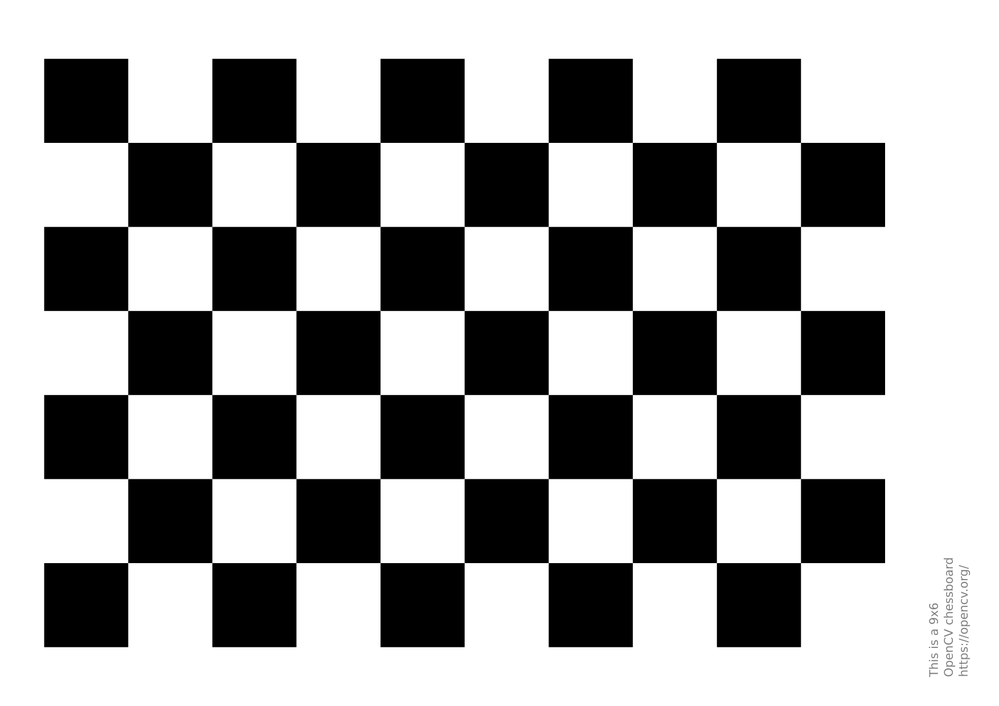
//> input picture Calibration/pattern.png, 999 x 706 px, shrunk from 1754 x 1240 before the run
$ ./calib-select ../../Calibration/pattern.png   (built with g++ and OpenCV 4)
//> lines starting //> are read from the running program, lines starting //| are printed output that depends on the picture
#include <opencv2/opencv.hpp>
#include <opencv2/calib3d.hpp>
#include <iostream>
#include <vector>
#include <string>
#include <filesystem>
#include <algorithm>
#include <cmath>
#include <cstring>
#include <numeric>

namespace fs = std::filesystem;

// ─── Per-image analysis result ───────────────────────────────────────────────

struct ImageMetrics {
    std::string path;
    bool        boardFound    = false;
    double      sharpness     = 0.0;   // Laplacian variance
    double      areaFraction  = 0.0;   // board hull area / image area
    cv::Point2f boardCenter   = {0,0}; // normalised [0,1]×[0,1]
    cv::Vec3d   rvec          = {};    // from solvePnP
    double      pitchDeg      = 0.0;
    double      yawDeg        = 0.0;
    double      cornerSpread  = 0.0;   // fraction of image diagonal covered
    int         gridRow       = 0;     // 5×5 grid cell
    int         gridCol       = 0;
    int         orientBucket  = 0;     // orientation category
    cv::Size    imageSize     = {};    // original image dimensions
    std::vector<cv::Point2f> corners;
    std::vector<cv::Point3f> objPoints;
};

// ─── Helpers ─────────────────────────────────────────────────────────────────

static const char* IMAGE_EXTS[] = {
    ".png", ".jpg", ".jpeg", ".bmp", ".tiff", ".tif", nullptr
};

static bool isImageFile(const fs::path& p) {
    std::string ext = p.extension().string();
    std::transform(ext.begin(), ext.end(), ext.begin(), ::tolower);
    for (int i = 0; IMAGE_EXTS[i]; i++)
        if (ext == IMAGE_EXTS[i]) return true;
    return false;
}

static bool isUsableFile(const fs::directory_entry& e) {
    if (e.is_regular_file()) return true;
    return e.is_symlink() && fs::is_regular_file(e.path());
}

static std::vector<std::string> findImages(const std::vector<std::string>& paths, bool recursive) {
    std::vector<std::string> out;
    for (auto& p : paths) {
        fs::path fp(p);
        if (fs::is_directory(fp)) {
            if (recursive) {
                for (auto& e : fs::recursive_directory_iterator(fp))
                    if (isUsableFile(e) && isImageFile(e.path()))
                        out.push_back(e.path().string());
            } else {
                for (auto& e : fs::directory_iterator(fp))
                    if (isUsableFile(e) && isImageFile(e.path()))
                        out.push_back(e.path().string());
            }
        } else if (fs::exists(fp) || fs::is_symlink(fp)) {
            // Direct file argument — check it's an image
            fs::directory_entry e(fp);
            if (isUsableFile(e) && isImageFile(fp))
                out.push_back(fp.string());
            else
                fprintf(stderr, "Warning: skipping '%s' (not a supported image file)\n", p.c_str());
        } else {
            fprintf(stderr, "Warning: '%s' does not exist, skipping\n", p.c_str());
        }
    }
    std::sort(out.begin(), out.end());
    // Deduplicate (in case a file is matched by both a glob and a directory arg)
    out.erase(std::unique(out.begin(), out.end()), out.end());
    return out;
}

// Laplacian variance – standard sharpness metric
static double computeSharpness(const cv::Mat& gray, const std::vector<cv::Point2f>& corners) {
    // Compute sharpness in the region around the detected board for relevance
    cv::Rect roi = cv::boundingRect(corners);
    // Expand ROI by 20% but clamp to image bounds
    int padX = roi.width  / 5;
    int padY = roi.height / 5;
    roi.x = std::max(0, roi.x - padX);
    roi.y = std::max(0, roi.y - padY);
    roi.width  = std::min(gray.cols - roi.x, roi.width  + 2 * padX);
    roi.height = std::min(gray.rows - roi.y, roi.height + 2 * padY);

    cv::Mat region = gray(roi);
    cv::Mat lap;
    cv::Laplacian(region, lap, CV_64F);
    cv::Scalar mu, sigma;
    cv::meanStdDev(lap, mu, sigma);
    return sigma[0] * sigma[0]; // variance
}

// Orientation bucket from pitch/yaw angles
static int orientationBucket(double pitchDeg, double yawDeg) {
    double ap = std::abs(pitchDeg);
    double ay = std::abs(yawDeg);
    // Near-frontal
    if (ap < 15.0 && ay < 15.0) return 0;
    // Primarily tilted up/down
    if (ap > ay && ap >= 15.0) return (pitchDeg > 0) ? 1 : 2;
    // Primarily tilted left/right
    if (ay >= 15.0) return (yawDeg > 0) ? 3 : 4;
    return 0;
}

static const char* orientLabel(int bucket) {
    switch (bucket) {
        case 0: return "frontal";
        case 1: return "tilt-up";
        case 2: return "tilt-dn";
        case 3: return "tilt-R";
        case 4: return "tilt-L";
        default: return "?";
    }
}

static std::string positionLabel(int row, int col) {
    const char* vLabels[] = { "top", "upper", "mid", "lower", "bot" };
    const char* hLabels[] = { "L", "cL", "C", "cR", "R" };
    return std::string(vLabels[row]) + "-" + hLabels[col];
}

// ─── Analyse a single image ─────────────────────────────────────────────────

static ImageMetrics analyzeImage(const std::string& path, cv::Size boardSize,
                                 float squareSize) {
    ImageMetrics m;
    m.path = path;

    cv::Mat img = cv::imread(path, cv::IMREAD_GRAYSCALE);
    if (img.empty()) return m;

    m.imageSize = img.size();

    // Detect checkerboard
    bool found = cv::findChessboardCorners(img, boardSize, m.corners,
                    cv::CALIB_CB_ADAPTIVE_THRESH | cv::CALIB_CB_NORMALIZE_IMAGE |
                    cv::CALIB_CB_FAST_CHECK);
    if (!found || (int)m.corners.size() != boardSize.width * boardSize.height)
        return m;

    // Sub-pixel refinement
    cv::cornerSubPix(img, m.corners, cv::Size(11, 11), cv::Size(-1, -1),
        cv::TermCriteria(cv::TermCriteria::EPS + cv::TermCriteria::MAX_ITER, 30, 0.01));

    m.boardFound = true;

    // Build object points
    for (int i = 0; i < boardSize.height; i++)
        for (int j = 0; j < boardSize.width; j++)
            m.objPoints.push_back(cv::Point3f(j * squareSize, i * squareSize, 0.0f));

    // Sharpness
    m.sharpness = computeSharpness(img, m.corners);

    // Board area fraction via convex hull
    std::vector<cv::Point2f> hull;
    cv::convexHull(m.corners, hull);
    double hullArea = cv::contourArea(hull);
    double imgArea  = (double)img.cols * img.rows;
    m.areaFraction = hullArea / imgArea;

    // Board center (normalised)
    cv::Point2f sum(0, 0);
    for (auto& c : m.corners) { sum.x += c.x; sum.y += c.y; }
    m.boardCenter.x = (sum.x / m.corners.size()) / img.cols;
    m.boardCenter.y = (sum.y / m.corners.size()) / img.rows;

    // Corner spread – fraction of image diagonal covered by board diagonal
    cv::Rect br = cv::boundingRect(m.corners);
    double boardDiag = std::sqrt((double)br.width * br.width + (double)br.height * br.height);
    double imgDiag   = std::sqrt((double)img.cols * img.cols + (double)img.rows * img.rows);
    m.cornerSpread = boardDiag / imgDiag;

    // Grid cell (5×5)
    m.gridRow = std::clamp((int)(m.boardCenter.y * 5), 0, 4);
    m.gridCol = std::clamp((int)(m.boardCenter.x * 5), 0, 4);

    // Orientation via solvePnP
    cv::Mat cameraMatrix = (cv::Mat_<double>(3,3) <<
        img.cols, 0, img.cols / 2.0,
        0, img.cols, img.rows / 2.0,   // rough focal length ≈ image width
        0, 0, 1);
    cv::Mat distCoeffs = cv::Mat::zeros(5, 1, CV_64F);
    cv::Mat rvec, tvec;
    cv::solvePnP(m.objPoints, m.corners, cameraMatrix, distCoeffs, rvec, tvec);

    m.rvec[0] = rvec.at<double>(0);
    m.rvec[1] = rvec.at<double>(1);
    m.rvec[2] = rvec.at<double>(2);

    // Convert rotation vector to Euler-ish angles (pitch = X rotation, yaw = Y rotation)
    cv::Mat R;
    cv::Rodrigues(rvec, R);
    m.pitchDeg = std::atan2(R.at<double>(2,1), R.at<double>(2,2)) * 180.0 / M_PI;
    m.yawDeg   = std::atan2(-R.at<double>(2,0),
                    std::sqrt(R.at<double>(2,1)*R.at<double>(2,1) +
                              R.at<double>(2,2)*R.at<double>(2,2))) * 180.0 / M_PI;

    m.orientBucket = orientationBucket(m.pitchDeg, m.yawDeg);

    return m;
}

// ─── Weighted spatial grid ──────────────────────────────────────────────────

static int cellWeight(int row, int col) {
    // Periphery-weighted 5×5 grid:
    //   3 3 3 3 3
    //   3 2 2 2 3
    //   3 2 1 2 3
    //   3 2 2 2 3
    //   3 3 3 3 3
    bool edge = (row == 0 || row == 4 || col == 0 || col == 4);
    bool inner = (row >= 1 && row <= 3 && col >= 1 && col <= 3);
    bool center = (row == 2 && col == 2);
    if (center) return 1;
    if (edge)   return 3;
    if (inner)  return 2;
    return 2;
}

// ─── Compute per-image reprojection errors after calibration ────────────────

static std::vector<double> perImageReprojError(
        const std::vector<std::vector<cv::Point3f>>& objPts,
        const std::vector<std::vector<cv::Point2f>>& imgPts,
        const cv::Mat& camMat, const cv::Mat& distC,
        const std::vector<cv::Mat>& rvecs, const std::vector<cv::Mat>& tvecs) {
    std::vector<double> errors(objPts.size());
    for (size_t i = 0; i < objPts.size(); i++) {
        std::vector<cv::Point2f> projected;
        cv::projectPoints(objPts[i], rvecs[i], tvecs[i], camMat, distC, projected);
        double err = 0;
        for (size_t j = 0; j < projected.size(); j++) {
            double dx = projected[j].x - imgPts[i][j].x;
            double dy = projected[j].y - imgPts[i][j].y;
            err += dx*dx + dy*dy;
        }
        errors[i] = std::sqrt(err / projected.size());
    }
    return errors;
}

// ─── Greedy diversity-maximising selection + calibration validation ──────────

static std::vector<size_t> selectOptimal(std::vector<ImageMetrics>& candidates,
                                         int targetCount, cv::Size imageSize) {
    if (candidates.empty()) return {};

    // Normalise sharpness and area to [0,1]
    double maxSharp = 0;
    double maxArea  = 0;
    for (auto& c : candidates) {
        maxSharp = std::max(maxSharp, c.sharpness);
        maxArea  = std::max(maxArea, c.areaFraction);
    }
    if (maxSharp < 1e-9) maxSharp = 1.0;
    if (maxArea  < 1e-9) maxArea  = 1.0;

    // Track how many selected images are in each grid cell and orient bucket
    int cellCount[5][5] = {};
    int orientCount[5]  = {};

    std::vector<bool> used(candidates.size(), false);
    std::vector<size_t> selected;

    // Composite candidate score: area(4) + spatial(3) + orientation(2) + sharpness(1)
    auto scoreCandidate = [&](size_t i) -> double {
        auto& c = candidates[i];
        int r = c.gridRow, cl = c.gridCol;
        double spatialScore = (double)cellWeight(r, cl) / (1.0 + cellCount[r][cl]);
        double orientScore  = 1.0 / (1.0 + orientCount[c.orientBucket]);
        double sharpNorm    = c.sharpness / maxSharp;
        double areaNorm     = std::sqrt(c.areaFraction / maxArea);
        return areaNorm * 4.0 + spatialScore * 3.0 + orientScore * 2.0 + sharpNorm * 1.0;
    };

    while ((int)selected.size() < targetCount) {
        double bestScore = -1;
        int    bestIdx   = -1;

        for (size_t i = 0; i < candidates.size(); i++) {
            if (used[i]) continue;
            double score = scoreCandidate(i);
            if (score > bestScore) {
                bestScore = score;
                bestIdx   = (int)i;
            }
        }

        if (bestIdx < 0) break;

        used[bestIdx] = true;
        selected.push_back(bestIdx);
        auto& c = candidates[bestIdx];
        cellCount[c.gridRow][c.gridCol]++;
        orientCount[c.orientBucket]++;
    }

    // ── Calibration validation: drop high-reprojection-error outliers ────
    // Remove images whose reprojection error exceeds a relative threshold
    // (2× median, floored at 0.5 px to avoid over-pruning).
    const int MAX_VALIDATION_ROUNDS = (int)candidates.size();
    for (int round = 0; round < MAX_VALIDATION_ROUNDS && selected.size() >= 4; round++) {
        // Build calibration inputs from selected set
        std::vector<std::vector<cv::Point3f>> objPts;
        std::vector<std::vector<cv::Point2f>> imgPts;
        for (auto idx : selected) {
            objPts.push_back(candidates[idx].objPoints);
            imgPts.push_back(candidates[idx].corners);
        }

        cv::Mat camMat, distC;
        std::vector<cv::Mat> rvecs, tvecs;
        cv::calibrateCamera(objPts, imgPts, imageSize, camMat, distC, rvecs, tvecs);

        auto errors = perImageReprojError(objPts, imgPts, camMat, distC, rvecs, tvecs);

        // Compute median error
        std::vector<double> sorted_err = errors;
        std::sort(sorted_err.begin(), sorted_err.end());
        double medianErr = sorted_err[sorted_err.size() / 2];

        // Find worst outlier exceeding relative threshold
        double threshold = std::max(2.0 * medianErr, 0.5);
        double worstErr = 0;
        int worstPos = -1;
        for (size_t i = 0; i < errors.size(); i++) {
            if (errors[i] > threshold && errors[i] > worstErr) {
                worstErr = errors[i];
                worstPos = (int)i;
            }
        }

        if (worstPos < 0) break; // No outliers, done

        // Remove outlier and try to replace with next best candidate
        size_t removedIdx = selected[worstPos];
        selected.erase(selected.begin() + worstPos);
        fprintf(stderr, "  Validation round %d: removed %s (reproj error %.2f px, median %.2f px)\n",
                round + 1, candidates[removedIdx].path.c_str(), worstErr, medianErr);

        // Update counts for removed image
        cellCount[candidates[removedIdx].gridRow][candidates[removedIdx].gridCol]--;
        orientCount[candidates[removedIdx].orientBucket]--;

        // Try to find a replacement
        double bestScore = -1;
        int bestReplace = -1;
        for (size_t i = 0; i < candidates.size(); i++) {
            if (used[i]) continue;
            double score = scoreCandidate(i);
            if (score > bestScore) {
                bestScore = score;
                bestReplace = (int)i;
            }
        }

        if (bestReplace >= 0) {
            used[bestReplace] = true;
            selected.push_back(bestReplace);
            cellCount[candidates[bestReplace].gridRow][candidates[bestReplace].gridCol]++;
            orientCount[candidates[bestReplace].orientBucket]++;
        }
    }

    return selected;
}

// ─── Output ─────────────────────────────────────────────────────────────────

static void printResults(const std::vector<ImageMetrics>& candidates,
                         const std::vector<size_t>& selected,
                         cv::Size imageSize,
                         int totalScanned, int totalDetected, int totalFiltered,
                         bool pipeMode, bool verbose) {
    if (pipeMode) {
        for (auto idx : selected)
            printf("%s\n", candidates[idx].path.c_str());
        return;
    }

    printf("Scanned %d images, %d with valid checkerboard detection\n",
           totalScanned, totalDetected);
    printf("After quality filtering: %d candidates\n", totalFiltered);

    if (selected.empty()) {
        printf("No images selected.\n");
        return;
    }

    // Run final calibration on selected set for RMS
    std::vector<std::vector<cv::Point3f>> objPts;
    std::vector<std::vector<cv::Point2f>> imgPts;
    for (auto idx : selected) {
        objPts.push_back(candidates[idx].objPoints);
        imgPts.push_back(candidates[idx].corners);
    }
    cv::Mat camMat, distC;
    std::vector<cv::Mat> rvecs, tvecs;
    double rms = cv::calibrateCamera(objPts, imgPts, imageSize, camMat, distC, rvecs, tvecs);
    auto errors = perImageReprojError(objPts, imgPts, camMat, distC, rvecs, tvecs);

    printf("Selected %d images for optimal calibration:\n\n", (int)selected.size());
    printf("  # | %-40s | Sharp | Area%%  | %-10s | %-8s | ReProj\n",
           "File", "Position", "Tilt");
    printf("----+%-42s+-------+--------+%-12s+%-10s+-------\n",
           "------------------------------------------",
           "------------", "----------");

    for (size_t i = 0; i < selected.size(); i++) {
        auto& m = candidates[selected[i]];
        printf(" %2d | %-40s | %5.0f | %5.1f%% | %-10s | %-8s | %.2f\n",
               (int)(i + 1),
               m.path.c_str(),
               m.sharpness,
               m.areaFraction * 100.0,
               positionLabel(m.gridRow, m.gridCol).c_str(),
               orientLabel(m.orientBucket),
               errors[i]);
    }

    printf("\nValidation calibration RMS: %.4f px\n\n", rms);

    // Print ready-to-run command
    printf("To calibrate, run:\n  sensor-calib");
    for (auto idx : selected)
        printf(" %s", candidates[idx].path.c_str());
    printf("\n");

    // Verbose: show all candidates
    if (verbose) {
        printf("\n--- All analysed images ---\n\n");
        printf("  # | %-40s | Board | Sharp | Area%%  | %-10s | %-8s\n",
               "File", "Position", "Tilt");
        printf("----+%-42s+-------+-------+--------+%-12s+%-10s\n",
               "------------------------------------------",
               "------------", "----------");
        for (size_t i = 0; i < candidates.size(); i++) {
            auto& m = candidates[i];
            if (!m.boardFound) {
                printf(" %3d | %-40s | NO    |       |        |            |\n",
                       (int)(i + 1), m.path.c_str());
            } else {
                printf(" %3d | %-40s | YES   | %5.0f | %5.1f%% | %-10s | %-8s\n",
                       (int)(i + 1), m.path.c_str(),
                       m.sharpness,
                       m.areaFraction * 100.0,
                       positionLabel(m.gridRow, m.gridCol).c_str(),
                       orientLabel(m.orientBucket));
            }
        }
    }
}

// ─── Usage ──────────────────────────────────────────────────────────────────

// [24 lines left out: function printUsage, not called in this run]

// ─── Main ───────────────────────────────────────────────────────────────────

int main(int argc, char** argv) {
    bool recursive = false;
    bool pipeMode  = false;
    bool verbose   = false;
    int  targetCount = 15;
    cv::Size boardSize(9, 6);
    float squareSize = 30.0f;
    std::vector<std::string> paths;

    // Parse arguments
    for (int i = 1; i < argc; i++) {
        std::string arg = argv[i];
        if (arg == "-h" || arg == "--help") {
            printUsage(argv[0]);
            return 0;
        } else if (arg == "-r" || arg == "--recursive") {
            recursive = true;
        } else if (arg == "-p" || arg == "--pipe") {
            pipeMode = true;
        } else if (arg == "-v" || arg == "--verbose") {
            verbose = true;
        } else if (arg == "-n" || arg == "--count") {
            if (++i >= argc) { fprintf(stderr, "Error: -n requires a value\n"); return 1; }
            targetCount = std::atoi(argv[i]);
            if (targetCount < 1) { fprintf(stderr, "Error: count must be >= 1\n"); return 1; }
        } else if (arg == "-b" || arg == "--board") {
            if (++i >= argc) { fprintf(stderr, "Error: -b requires a value (e.g. 9x6)\n"); return 1; }
            int w, h;
            if (sscanf(argv[i], "%dx%d", &w, &h) != 2 || w < 2 || h < 2) {
                fprintf(stderr, "Error: invalid board size '%s' (expected WxH, e.g. 9x6)\n", argv[i]);
                return 1;
            }
            boardSize = cv::Size(w, h);
        } else if (arg == "-s" || arg == "--square-size") {
            if (++i >= argc) { fprintf(stderr, "Error: -s requires a value\n"); return 1; }
            squareSize = std::atof(argv[i]);
            if (squareSize <= 0.0f) { fprintf(stderr, "Error: square size must be > 0\n"); return 1; }
        } else if (arg[0] == '-') {
            fprintf(stderr, "Error: unknown option '%s'\n", arg.c_str());
            printUsage(argv[0]);
            return 1;
        } else {
            paths.push_back(arg);
        }
    }

    if (paths.empty()) {
        fprintf(stderr, "Error: no files or directories specified\n\n");
        printUsage(argv[0]);
        return 1;
    }

    // ── Step 1: Find images ──────────────────────────────────────────────
    auto imageFiles = findImages(paths, recursive);
    int totalScanned = (int)imageFiles.size();

    if (totalScanned == 0) {
        fprintf(stderr, "No image files found in the specified paths\n");
        return 1;
    }
    fprintf(stderr, "Found %d image files, analysing...\n", totalScanned);

    // ── Step 2: Analyse each image ───────────────────────────────────────
    std::vector<ImageMetrics> allMetrics;
    allMetrics.reserve(totalScanned);
    cv::Size imageSize;

    for (int i = 0; i < totalScanned; i++) {
        fprintf(stderr, "  [%d/%d] %s", i + 1, totalScanned, imageFiles[i].c_str());

        ImageMetrics m = analyzeImage(imageFiles[i], boardSize, squareSize);
//> in analyzeImage, img is the input picture: 706 rows x 999 cols, CV_8UC1; min 0, max 255, mean 165.4
//> in analyzeImage, `bool found = cv::findChessboardCorners(img, boardSize, m.corners, cv::..`: m.corners = 54 Points (x, y), first 12: [127.7, 142.4], [211.8, 142.4], [295.9, 142.4], [380, 142.4], [464.2, 142.4], [548.3, 142.4], [632.4, 142.4], [716.4, 142.4], [800.5, 142.4], [127.7, 226.4], [211.8, 226.5], [295.9, 226.5]; found = true
//> in analyzeImage, `cv::cornerSubPix(img, m.corners, cv::Size(11, 11), cv::Size(-1, -1), c..`: m.corners = 54 Points (x, y), first 12: [127.7, 142.4], [211.8, 142.4], [295.9, 142.4], [380.1, 142.4], [464.2, 142.4], [548.3, 142.4], [632.4, 142.4], [716.4, 142.4], [800.5, 142.4], [127.7, 226.4], [211.8, 226.4], [295.9, 226.4]
//> in computeSharpness, `cv::Rect roi = cv::boundingRect(corners);`: roi = Rect(127, 142, 674, 421)
//> in computeSharpness, `int padX = roi.width  / 5;`: padX = 134
//> in computeSharpness, `int padY = roi.height / 5;`: padY = 84
//> in computeSharpness, `roi.x = std::max(0, roi.x - padX);`: roi = Rect(0, 142, 674, 421)
//> in computeSharpness, `roi.y = std::max(0, roi.y - padY);`: roi = Rect(0, 58, 674, 421)
//> in computeSharpness, `roi.width  = std::min(gray.cols - roi.x, roi.width  + 2 * padX);`: roi = Rect(0, 58, 942, 421)
//> in computeSharpness, `roi.height = std::min(gray.rows - roi.y, roi.height + 2 * padY);`: roi = Rect(0, 58, 942, 589)
//> in computeSharpness, `cv::Mat region = gray(roi);`:
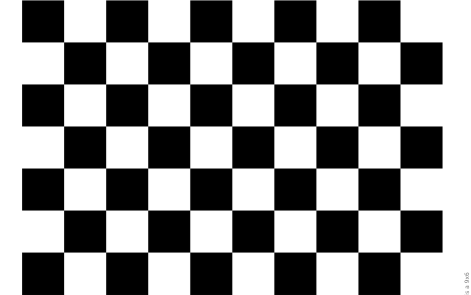
//> region: 589 rows x 942 cols, CV_8UC1 (shown at 1/2 size); min 0, max 255, mean 141.3
//> in computeSharpness, `cv::Laplacian(region, lap, CV_64F);`:
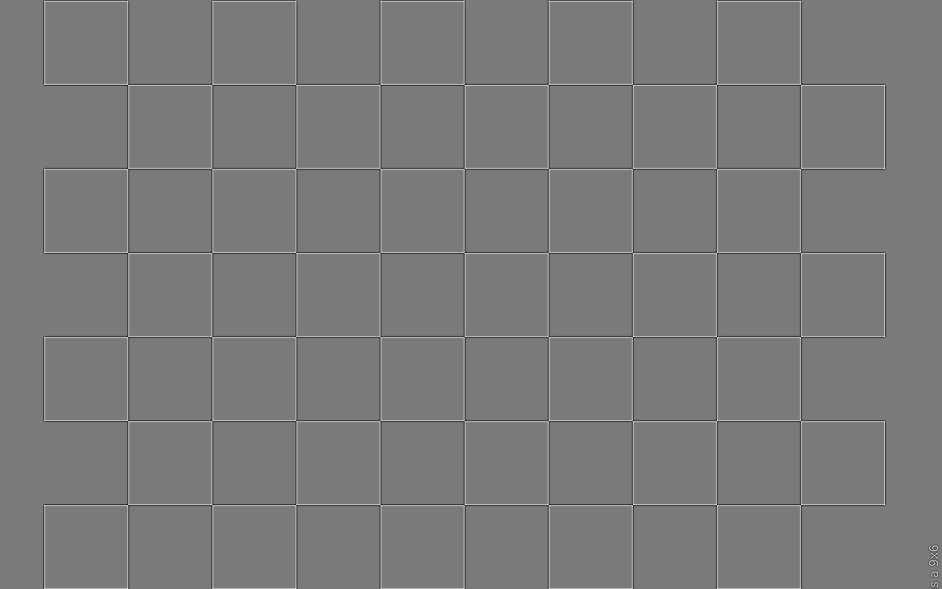
//> lap: 589 rows x 942 cols, CV_64FC1; min -412, max 447, mean 0.2; drawn with min black and max white
//> in computeSharpness, `cv::meanStdDev(lap, mu, sigma);`: mu = Scalar(0.189); sigma = Scalar(36.35)
//> in analyzeImage, `m.sharpness = computeSharpness(img, m.corners);`: m.sharpness = 1321.6
//> (the rest of the program and of its run is left out)
